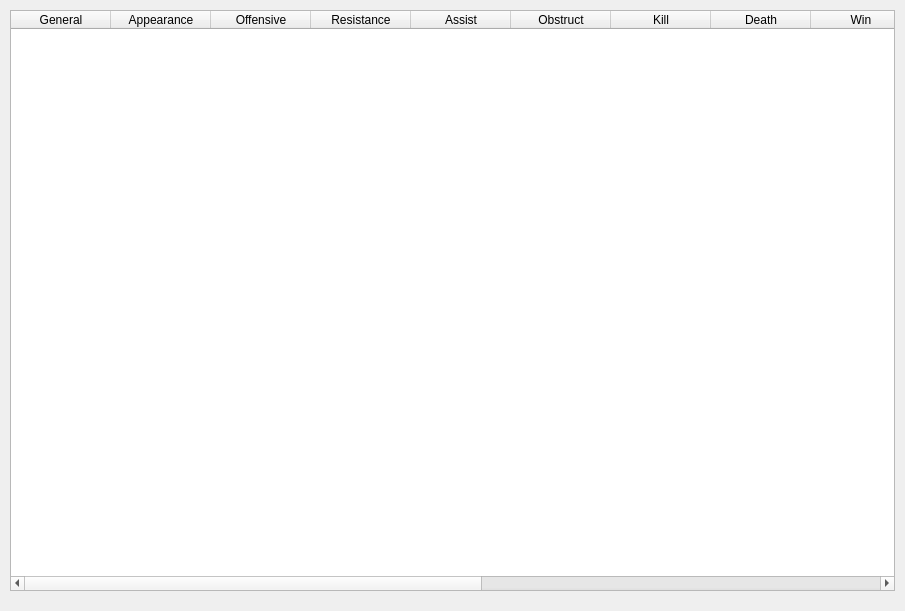
<?xml version="1.0" encoding="UTF-8"?>
<ui version="4.0">
 <class>StatOverview</class>
 <widget class="QDialog" name="StatOverview">
  <property name="windowModality">
   <enum>Qt::NonModal</enum>
  </property>
  <property name="geometry">
   <rect>
    <x>0</x>
    <y>0</y>
    <width>905</width>
    <height>611</height>
   </rect>
  </property>
  <property name="windowTitle">
   <string>Stat Overview</string>
  </property>
  <widget class="QTableWidget" name="tableWidget">
   <property name="geometry">
    <rect>
     <x>10</x>
     <y>10</y>
     <width>885</width>
     <height>581</height>
    </rect>
   </property>
   <property name="editTriggers">
    <set>QAbstractItemView::NoEditTriggers</set>
   </property>
   <property name="selectionMode">
    <enum>QAbstractItemView::SingleSelection</enum>
   </property>
   <property name="selectionBehavior">
    <enum>QAbstractItemView::SelectRows</enum>
   </property>
   <property name="sortingEnabled">
    <bool>true</bool>
   </property>
   <column>
    <property name="text">
     <string>General</string>
    </property>
   </column>
   <column>
    <property name="text">
     <string>Appearance</string>
    </property>
   </column>
   <column>
    <property name="text">
     <string>Offensive</string>
    </property>
   </column>
   <column>
    <property name="text">
     <string>Resistance</string>
    </property>
   </column>
   <column>
    <property name="text">
     <string>Assist</string>
    </property>
   </column>
   <column>
    <property name="text">
     <string>Obstruct</string>
    </property>
   </column>
   <column>
    <property name="text">
     <string>Kill</string>
    </property>
   </column>
   <column>
    <property name="text">
     <string>Death</string>
    </property>
   </column>
   <column>
    <property name="text">
     <string>Win</string>
    </property>
   </column>
   <column>
    <property name="text">
     <string>Lose</string>
    </property>
   </column>
   <column>
    <property name="text">
     <string>Slash</string>
    </property>
   </column>
   <column>
    <property name="text">
     <string>Miss</string>
    </property>
   </column>
   <column>
    <property name="text">
     <string>Cure</string>
    </property>
   </column>
   <column>
    <property name="text">
     <string>HolyWater</string>
    </property>
   </column>
   <column>
    <property name="text">
     <string>Total</string>
    </property>
   </column>
  </widget>
 </widget>
 <resources/>
 <connections/>
</ui>
